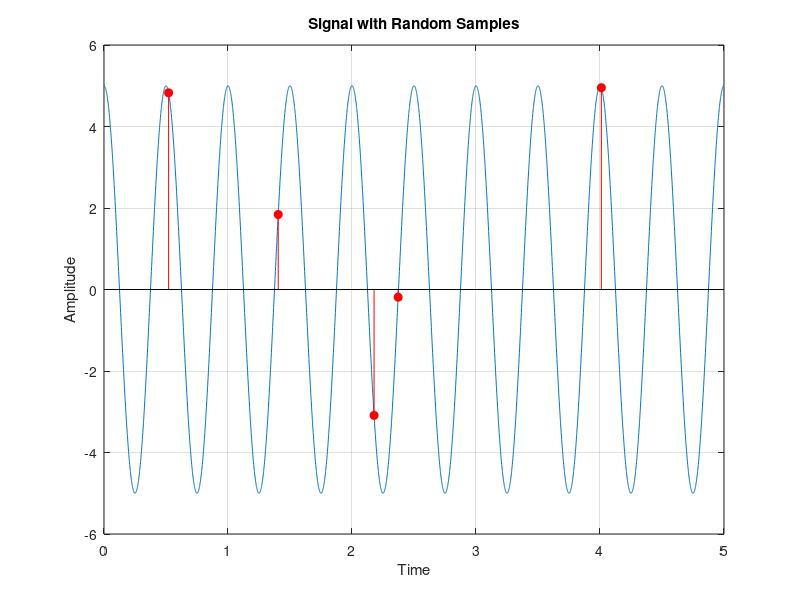

The MATLAB script that drew this image:
%{
A=5;
f=2;
w=2*pi*f;
t=0:0.001:5;
y=A*cos(w*t);
plot(t,y);
xlabel('Time');
ylabel('amplitude ');
title('cosine signal');
grid on;


% اخذ عينات عشواىيا 
figure
sampling=randi([1,2],1,5);
sample_signal=A*cos(w*sampling);
stem(sampling ,sample_signal);
xlabel('sampling ');
ylabel('amplitude ');
title('الاشارة بعد اخذ العينات');

%}
A=5;
f=2;
w=2*pi*f;
t=0:0.001:5;
y=A*cos(w*t);

plot(t,y);
hold on;

% Sampling عشوائي صحيح
idx = randi(length(t),1,5);
t_samples = t(idx);
y_samples = A*cos(w*t_samples);

stem(t_samples ,y_samples,'r','filled');

xlabel('Time');
ylabel('Amplitude');
title('Signal with Random Samples');
grid on;
